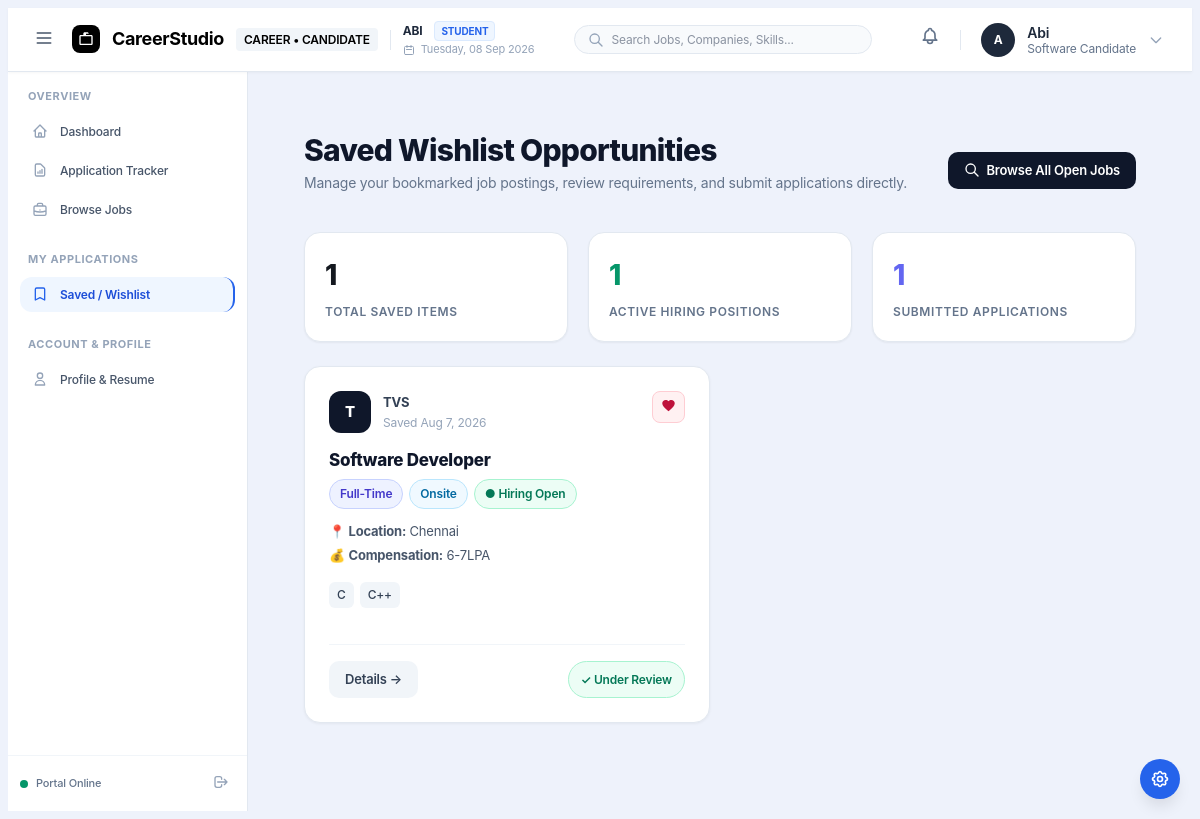
The page /wishlist.php (signed in) on the database its author committed.
### tables this page shows
CREATE TABLE `saved_jobs` (
  `id` int(10) UNSIGNED NOT NULL,
  `student_id` int(10) UNSIGNED NOT NULL,
  `job_id` int(10) UNSIGNED NOT NULL,
  `created_at` datetime NOT NULL DEFAULT current_timestamp()
);

CREATE TABLE `companies` (
  `id` int(10) UNSIGNED NOT NULL,
  `user_id` int(10) UNSIGNED NOT NULL,
  `company_name` varchar(150) NOT NULL,
  `description` text DEFAULT NULL,
  `website` varchar(255) DEFAULT NULL,
  `location` varchar(150) DEFAULT NULL,
  `created_at` datetime NOT NULL DEFAULT current_timestamp(),
  `updated_at` datetime NOT NULL DEFAULT current_timestamp() ON UPDATE current_timestamp()
);

CREATE TABLE `jobs` (
  `id` int(10) UNSIGNED NOT NULL,
  `company_id` int(10) UNSIGNED NOT NULL,
  `title` varchar(150) NOT NULL,
  `description` text NOT NULL,
  `requirements` text DEFAULT NULL,
  `skills_required` varchar(500) DEFAULT NULL,
  `salary` varchar(100) DEFAULT NULL,
  `job_type` enum('full-time','part-time','internship','contract') NOT NULL,
  `location` varchar(150) DEFAULT NULL,
  `work_mode` enum('remote','hybrid','onsite') NOT NULL DEFAULT 'onsite',
  `vacancy_count` smallint(5) UNSIGNED NOT NULL DEFAULT 1,
  `deadline` date DEFAULT NULL,
  `status` enum('open','closed') NOT NULL DEFAULT 'open',
  `created_at` datetime NOT NULL DEFAULT current_timestamp(),
  `updated_at` datetime NOT NULL DEFAULT current_timestamp() ON UPDATE current_timestamp()
);

CREATE TABLE `applications` (
  `id` int(10) UNSIGNED NOT NULL,
  `job_id` int(10) UNSIGNED NOT NULL,
  `student_id` int(10) UNSIGNED NOT NULL,
  `status` enum('applied','under_review','shortlisted','rejected','hired','withdrawn') NOT NULL DEFAULT 'applied',
  `interview_at` datetime DEFAULT NULL,
  `notes` text DEFAULT NULL,
  `applied_at` datetime NOT NULL DEFAULT current_timestamp(),
  `updated_at` datetime NOT NULL DEFAULT current_timestamp() ON UPDATE current_timestamp()
);

### functions.php (called while the page is built, shortened)
<?php
function e(?string $value): string
{
    return htmlspecialchars((string) $value, ENT_QUOTES, 'UTF-8');
}
function format_date(?string $dateStr): string
{
    $ts = strtotime($dateStr);
    return $ts ? date('M j, Y', $ts) : $dateStr;
}
function status_label(?string $status): string
{
    return ucwords(str_replace('_', ' ', (string) $status));
}
function initials(string $name): string
{
    $name = trim($name);
    return $name === '' ? '?' : mb_strtoupper(mb_substr($name, 0, 1));
}

### wishlist.php (the view, shortened to what this page needs)
<?php
$pdo = get_db();
$studentId = (int) current_user_id();
$stmt = $pdo->prepare(
    'SELECT
        s.job_id,
        s.created_at AS saved_at,
        j.id,
        j.title,
        j.description,
        j.requirements,
        j.skills_required,
        j.salary,
        j.location,
        j.job_type,
        j.work_mode,
        j.status AS job_status,
        j.deadline,
        j.created_at AS posted_at,
        c.company_name,
        a.id AS application_id,
        a.status AS application_status
     FROM saved_jobs s
     INNER JOIN jobs j ON s.job_id = j.id
     INNER JOIN companies c ON j.company_id = c.id
     LEFT JOIN applications a ON (a.job_id = j.id AND a.student_id = :uid_app)
     WHERE s.student_id = :uid_saved
     ORDER BY s.created_at DESC'
);
$stmt->execute([':uid_app' => $studentId, ':uid_saved' => $studentId]);
$savedItems = $stmt->fetchAll();
$totalSaved = count($savedItems);
$openPositionsCount = 0;
$appliedCount = 0;
foreach ($savedItems as $item) {
    if ($item['job_status'] === 'open') {
        $openPositionsCount++;
    }
    if (!empty($item['application_id']) && $item['application_status'] !== 'withdrawn') {
        $appliedCount++;
    }
}
require __DIR__ . '/header.php';
?>
<main class="canvas">
    <div class="wishlist-container">
        <div class="wishlist-header">
            <div>
                <h1 class="wishlist-title">Saved Wishlist Opportunities</h1>
                <p class="wishlist-subtitle">Manage your bookmarked job postings, review requirements, and submit applications directly.</p>
            </div>
            <a href="jobs.php" class="btn-wishlist btn-wishlist-primary">
                <svg width="16" height="16" fill="none" stroke="currentColor" viewBox="0 0 24 24"><path d="M21 21l-6-6m2-5a7 7 0 11-14 0 7 7 0 0114 0z" stroke-linecap="round" stroke-linejoin="round" stroke-width="2"></path></svg>
                Browse All Open Jobs
            </a>
        </div>
        <div class="metrics-grid-wishlist">
            <div class="metric-card-wishlist">
                <div class="metric-val-wishlist" style="color: var(--brand-600);"><?= $totalSaved ?></div>
                <div class="metric-lbl-wishlist">Total Saved Items</div>
            </div>
            <div class="metric-card-wishlist">
                <div class="metric-val-wishlist" style="color: var(--emerald-600);"><?= $openPositionsCount ?></div>
                <div class="metric-lbl-wishlist">Active Hiring Positions</div>
            </div>
            <div class="metric-card-wishlist">
                <div class="metric-val-wishlist" style="color: #6366f1;"><?= $appliedCount ?></div>
                <div class="metric-lbl-wishlist">Submitted Applications</div>
            </div>
        </div>
        <?php if (empty($savedItems)): ?>
            <div class="metric-card-wishlist" style="text-align: center; padding: 4rem 2rem;">
                <div style="width: 56px; height: 56px; margin: 0 auto 1rem auto; border-radius: 50%; background: #f1f5f9; display: flex; align-items: center; justify-content: center; color: #94a3b8;">
                    <svg width="28" height="28" fill="none" stroke="currentColor" viewBox="0 0 24 24"><path d="M5 5a2 2 0 012-2h10a2 2 0 012 2v16l-7-3.5L5 21V5z" stroke-linecap="round" stroke-linejoin="round" stroke-width="2"></path></svg>
                </div>
                <h3 style="font-size: 1.125rem; font-weight: 700; color: var(--slate-900); margin-bottom: 0.5rem;">Your Wishlist is Empty</h3>
                <p style="font-size: 0.875rem; color: var(--slate-500); max-width: 28rem; margin: 0 auto 1.5rem auto;">You haven't saved any job postings yet. Bookmark positions while browsing jobs to track and review them here.</p>
                <a href="jobs.php" class="btn-wishlist btn-wishlist-primary" style="padding: 0.625rem 1.25rem;">+ Explore Job Board</a>
            </div>
        <?php else: ?>
            <div class="wishlist-grid">
                <?php foreach ($savedItems as $item): ?>
                    <div class="job-card-wishlist">
                        <div>
                            <div style="display: flex; align-items: flex-start; justify-content: space-between; gap: 0.75rem; margin-bottom: 1rem;">
                                <div style="display: flex; align-items: center; gap: 0.75rem;">
                                    <div class="company-avatar-lg">
                                        <?= e(initials($item['company_name'])) ?>
                                    </div>
                                    <div>
                                        <div style="font-size: 0.8125rem; font-weight: 700; color: var(--slate-700);"><?= e($item['company_name']) ?></div>
                                        <div style="font-size: 0.75rem; color: var(--slate-400);">Saved <?= e(format_date($item['saved_at'])) ?></div>
                                    </div>
                                </div>
                                <form method="POST" action="wishlist.php" style="margin: 0;">
                                    <button type="submit" class="btn-wishlist-danger" style="padding: 0.35rem 0.5rem; border-radius: 0.5rem;" title="Remove from Wishlist">
                                        <svg width="15" height="15" fill="currentColor" viewBox="0 0 24 24"><path d="M12 21.35l-1.45-1.32C5.4 15.36 2 12.28 2 8.5 2 5.42 4.42 3 7.5 3c1.74 0 3.41.81 4.5 2.09C13.09 3.81 14.76 3 16.5 3 19.58 3 22 5.42 22 8.5c0 3.78-3.4 6.86-8.55 11.54L12 21.35z"/></svg>
                                    </button>
                                </form>
                            </div>
                            <h3 style="font-size: 1.0625rem; font-weight: 800; color: var(--slate-900); margin: 0 0 0.5rem 0; line-height: 1.3;">
                                <a href="jobs.php?id=<?= (int)$item['id'] ?>" style="color: inherit; text-decoration: none;">
                                    <?= e($item['title']) ?>
                                </a>
                            </h3>
                            <div style="display: flex; flex-wrap: wrap; gap: 0.375rem; margin-bottom: 0.75rem;">
                                <span class="badge-pill badge-pill-indigo"><?= e(ucfirst($item['job_type'])) ?></span>
                                <span class="badge-pill badge-pill-sky"><?= e(ucfirst($item['work_mode'])) ?></span>
                                <?php if ($item['job_status'] === 'open'): ?>
                                    <span class="badge-pill badge-pill-emerald">● Hiring Open</span>
                                <?php else: ?>
                                    <span class="badge-pill badge-pill-rose">● Closed</span>
                                <?php endif; ?>
                            </div>
                            <div style="font-size: 0.8125rem; color: var(--slate-600); display: flex; flex-direction: column; gap: 0.25rem;">
                                <div>📍 <strong>Location:</strong> <?= e($item['location'] ?: 'Remote / Hybrid') ?></div>
                                <div>💰 <strong>Compensation:</strong> <?= e($item['salary'] ?: 'Competitive Market Rate') ?></div>
                            </div>
                            <?php if (!empty($item['skills_required'])): ?>
                                <div class="skills-tag-bar">
                                    <?php
                                        $skillsList = array_slice(array_map('trim', explode(',', $item['skills_required'])), 0, 4);
                                        foreach ($skillsList as $sk):
                                    ?>
                                        <span class="skill-chip"><?= e($sk) ?></span>
                                    <?php endforeach; ?>
                                </div>
                            <?php endif; ?>
                        </div>
                        <div class="card-footer-actions">
                            <a href="jobs.php?id=<?= (int)$item['id'] ?>" class="btn-wishlist btn-wishlist-secondary">
                                Details &rarr;
                            </a>
                            <?php if (!empty($item['application_id']) && $item['application_status'] !== 'withdrawn'): ?>
                                <span class="badge-pill badge-pill-emerald" style="padding: 0.5rem 0.75rem; font-size: 0.75rem;">
                                    ✓ <?= e(status_label($item['application_status'])) ?>
                                </span>
                            <?php else: ?>
                                <span class="badge-pill badge-pill-slate">Position Closed</span>
                            <?php endif; ?>
                        </div>
                    </div>
                <?php endforeach; ?>
            </div>
        <?php endif; ?>
    </div>
</main>
<?php require __DIR__ . '/footer.php'; ?>

### rows shown on the page
saved_jobs: companies.company_name "T", companies.company_name "TVS", created_at "Aug 7, 2026", job.title "Software Developer", job.job_type "Full-Time", job.work_mode "Onsite", job.location "Chennai", job.salary "6-7LPA", job.skills_required "C", job.skills_required "C++", applications.status "Under Review"

### other values the page prints
$workspaceTag "CAREER • CANDIDATE"
$userName "ABI"
$userRole "STUDENT"
$userInitials "A"
first_name($userName) "Abi"
$userTitle "Software Candidate"
$totalSaved "1"
$openPositionsCount "1"
$appliedCount "1"
